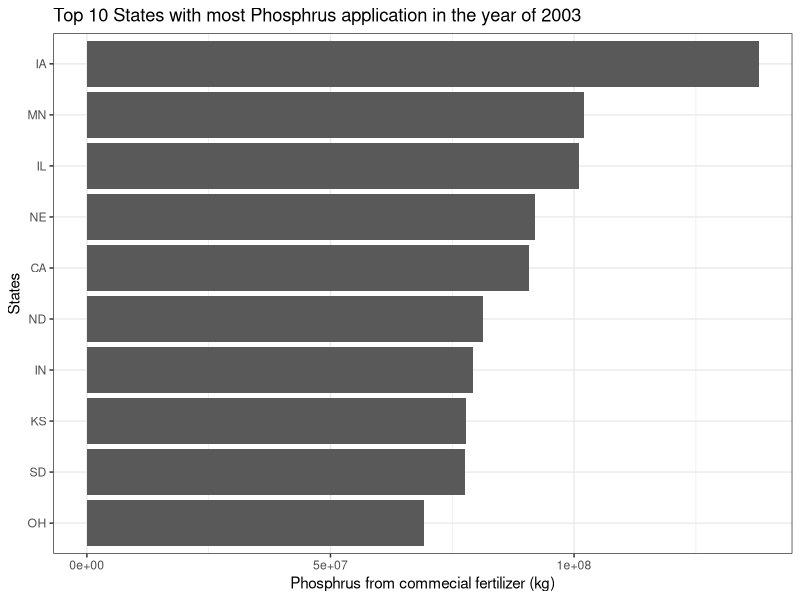

Reproduce this figure in R.
## ---- chunk 1
knitr::opts_chunk$set(echo = TRUE)
## ---- chunk 2
if (!require(tidyverse)){
  install.packages("tidyverse")
}
## ---- chunk 3
# read in data.
require(tidyverse)

# county level data of fertilizer application.  
#Source: https://www.sciencebase.gov/catalog/item/5851b2d1e4b0f99207c4f238
raw_data = read_csv("../data/CNTY_FERT_1987-2012.csv")
#head(raw_data)
## ---- chunk 4
# add leading zeros to fill in 5 digits.
raw_data %>% 
  mutate(FIPS_no = str_pad(FIPSno, 5, pad = "0" )) %>% 
  select(FIPS_no)
## ---- chunk 5
clean_data = raw_data %>%
  # 移除不需要的信息.
  select(-c(FIPS_st, FIPS_co, FIPSno)) %>%
  # 将宽型数据转换成列数据。
  gather(Fert.Type, Quantity, farmN1987:nonfP2012) %>%
  # 将三个变量(variables)分离出来。
  mutate(Year = str_sub(Fert.Type, start = -4), 
         Nutrient = str_sub(Fert.Type, start = -5, end = -5),
         Farm.Type = str_sub(Fert.Type, start = 1, end = 4)
         ) %>%
  # 移除不需要的数据
  select(-Fert.Type) 

head(clean_data)
## ---- chunk 6
clean_data = clean_data %>% 
  # 将 nonf 替换成 nonfarm
  mutate(Farm.Type = ifelse(Farm.Type == "nonf", "nonfarm", "farm"))
# 农场类型已经成功替换成了 nonfarm.
tail(clean_data$Farm.Type)
## ---- chunk 7
year_plot = 2003
clean_data %>%
  filter(Nutrient == "P" & Year == year_plot) %>% 
  group_by(State) %>% 
  summarise(p_application = sum(Quantity)) %>% 
  as.data.frame() %>% 
  top_n(10, p_application) %>%
  ggplot(aes(x=reorder(State, p_application), p_application))+
  scale_fill_gradient(low = "blue", high = "darkblue")+
  geom_col()+
  ggtitle(paste("Top 10 States with most Phosphrus application in the year of", year_plot)) + 
  scale_y_continuous(name = "Phosphrus from commecial fertilizer (kg)")+
  scale_x_discrete(name = "States")+
  theme_bw()+
  coord_flip()
